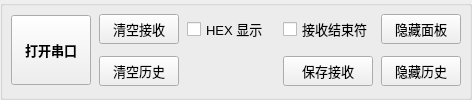
        <widget class="QGroupBox" name="groupBox_menu">
         <property name="font">
          <font>
           <family>Microsoft YaHei UI</family>
           <pointsize>10</pointsize>
          </font>
         </property>
         <property name="title">
          <string/>
         </property>
         <layout class="QGridLayout" name="gridLayout_6">
          <property name="leftMargin">
           <number>8</number>
          </property>
          <property name="topMargin">
           <number>5</number>
          </property>
          <property name="rightMargin">
           <number>8</number>
          </property>
          <property name="bottomMargin">
           <number>5</number>
          </property>
          <property name="spacing">
           <number>8</number>
          </property>
          <item row="1" column="4">
           <widget class="QPushButton" name="btn_hiddenHistory">
            <property name="minimumSize">
             <size>
              <width>0</width>
              <height>30</height>
             </size>
            </property>
            <property name="text">
             <string>隐藏历史</string>
            </property>
            <property name="checkable">
             <bool>true</bool>
            </property>
           </widget>
          </item>
          <item row="0" column="0" rowspan="2">
           <widget class="QPushButton" name="btn_switch">
            <property name="minimumSize">
             <size>
              <width>0</width>
              <height>70</height>
             </size>
            </property>
            <property name="font">
             <font>
              <family>Microsoft YaHei UI</family>
              <pointsize>10</pointsize>
              <bold>true</bold>
             </font>
            </property>
            <property name="text">
             <string>打开串口</string>
            </property>
           </widget>
          </item>
          <item row="0" column="2">
           <widget class="QCheckBox" name="checkBox_HEX_display">
            <property name="minimumSize">
             <size>
              <width>88</width>
              <height>30</height>
             </size>
            </property>
            <property name="maximumSize">
             <size>
              <width>16777215</width>
              <height>16777215</height>
             </size>
            </property>
            <property name="text">
             <string>HEX 显示</string>
            </property>
           </widget>
          </item>
          <item row="0" column="1">
           <widget class="QPushButton" name="btn_clearReceive">
            <property name="minimumSize">
             <size>
              <width>0</width>
              <height>30</height>
             </size>
            </property>
            <property name="text">
             <string>清空接收</string>
            </property>
           </widget>
          </item>
          <item row="0" column="4">
           <widget class="QPushButton" name="btn_hiddenPanel">
            <property name="minimumSize">
             <size>
              <width>0</width>
              <height>30</height>
             </size>
            </property>
            <property name="text">
             <string>隐藏面板</string>
            </property>
            <property name="checkable">
             <bool>true</bool>
            </property>
           </widget>
          </item>
          <item row="0" column="3">
           <widget class="QCheckBox" name="checkBox_receiveEnd">
            <property name="minimumSize">
             <size>
              <width>88</width>
              <height>30</height>
             </size>
            </property>
            <property name="maximumSize">
             <size>
              <width>16777215</width>
              <height>16777215</height>
             </size>
            </property>
            <property name="text">
             <string>接收结束符</string>
            </property>
           </widget>
          </item>
          <item row="1" column="3">
           <widget class="QPushButton" name="btn_saveReceive">
            <property name="minimumSize">
             <size>
              <width>0</width>
              <height>30</height>
             </size>
            </property>
            <property name="text">
             <string>保存接收</string>
            </property>
           </widget>
          </item>
          <item row="1" column="1">
           <widget class="QPushButton" name="btn_clearRecord">
            <property name="minimumSize">
             <size>
              <width>0</width>
              <height>30</height>
             </size>
            </property>
            <property name="text">
             <string>清空历史</string>
            </property>
           </widget>
          </item>
         </layout>
        </widget>
